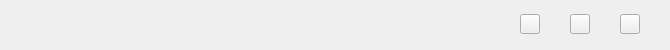
    <widget class="QWidget" name="widget_title" native="true">
     <property name="minimumSize">
      <size>
       <width>0</width>
       <height>50</height>
      </size>
     </property>
     <property name="maximumSize">
      <size>
       <width>16777215</width>
       <height>50</height>
      </size>
     </property>
     <layout class="QVBoxLayout" name="verticalLayout_4">
      <property name="spacing">
       <number>0</number>
      </property>
      <property name="leftMargin">
       <number>0</number>
      </property>
      <property name="topMargin">
       <number>0</number>
      </property>
      <property name="rightMargin">
       <number>0</number>
      </property>
      <property name="bottomMargin">
       <number>0</number>
      </property>
      <item>
       <layout class="QHBoxLayout" name="horizontalLayout" stretch="0,0,2,0,3,0,0,0,0,0,0">
        <property name="spacing">
         <number>0</number>
        </property>
        <item>
         <spacer name="horizontalSpacer_2">
          <property name="orientation">
           <enum>Qt::Horizontal</enum>
          </property>
          <property name="sizeType">
           <enum>QSizePolicy::Fixed</enum>
          </property>
          <property name="sizeHint" stdset="0">
           <size>
            <width>20</width>
            <height>20</height>
           </size>
          </property>
         </spacer>
        </item>
        <item>
         <widget class="QLabel" name="label_logo">
          <property name="sizePolicy">
           <sizepolicy hsizetype="Fixed" vsizetype="Preferred">
            <horstretch>0</horstretch>
            <verstretch>0</verstretch>
           </sizepolicy>
          </property>
          <property name="minimumSize">
           <size>
            <width>90</width>
            <height>45</height>
           </size>
          </property>
          <property name="maximumSize">
           <size>
            <width>90</width>
            <height>45</height>
           </size>
          </property>
          <property name="text">
           <string/>
          </property>
         </widget>
        </item>
        <item>
         <spacer name="horizontalSpacer_7">
          <property name="orientation">
           <enum>Qt::Horizontal</enum>
          </property>
          <property name="sizeType">
           <enum>QSizePolicy::Expanding</enum>
          </property>
          <property name="sizeHint" stdset="0">
           <size>
            <width>20</width>
            <height>20</height>
           </size>
          </property>
         </spacer>
        </item>
        <item>
         <widget class="QLabel" name="label_playing">
          <property name="sizePolicy">
           <sizepolicy hsizetype="Preferred" vsizetype="Fixed">
            <horstretch>0</horstretch>
            <verstretch>0</verstretch>
           </sizepolicy>
          </property>
          <property name="minimumSize">
           <size>
            <width>350</width>
            <height>45</height>
           </size>
          </property>
          <property name="maximumSize">
           <size>
            <width>16777215</width>
            <height>45</height>
           </size>
          </property>
          <property name="text">
           <string/>
          </property>
         </widget>
        </item>
        <item>
         <spacer name="horizontalSpacer_13">
          <property name="orientation">
           <enum>Qt::Horizontal</enum>
          </property>
          <property name="sizeHint" stdset="0">
           <size>
            <width>40</width>
            <height>20</height>
           </size>
          </property>
         </spacer>
        </item>
        <item>
         <widget class="QPushButton" name="btn_min">
          <property name="minimumSize">
           <size>
            <width>20</width>
            <height>20</height>
           </size>
          </property>
          <property name="maximumSize">
           <size>
            <width>20</width>
            <height>20</height>
           </size>
          </property>
          <property name="focusPolicy">
           <enum>Qt::NoFocus</enum>
          </property>
          <property name="toolTip">
           <string>最小化</string>
          </property>
          <property name="text">
           <string/>
          </property>
         </widget>
        </item>
        <item>
         <spacer name="horizontalSpacer_12">
          <property name="orientation">
           <enum>Qt::Horizontal</enum>
          </property>
          <property name="sizeType">
           <enum>QSizePolicy::Fixed</enum>
          </property>
          <property name="sizeHint" stdset="0">
           <size>
            <width>30</width>
            <height>20</height>
           </size>
          </property>
         </spacer>
        </item>
        <item>
         <widget class="QPushButton" name="btn_max">
          <property name="minimumSize">
           <size>
            <width>20</width>
            <height>20</height>
           </size>
          </property>
          <property name="maximumSize">
           <size>
            <width>20</width>
            <height>20</height>
           </size>
          </property>
          <property name="focusPolicy">
           <enum>Qt::NoFocus</enum>
          </property>
          <property name="toolTip">
           <string>最大化</string>
          </property>
          <property name="text">
           <string/>
          </property>
         </widget>
        </item>
        <item>
         <spacer name="horizontalSpacer_11">
          <property name="orientation">
           <enum>Qt::Horizontal</enum>
          </property>
          <property name="sizeType">
           <enum>QSizePolicy::Fixed</enum>
          </property>
          <property name="sizeHint" stdset="0">
           <size>
            <width>30</width>
            <height>20</height>
           </size>
          </property>
         </spacer>
        </item>
        <item>
         <widget class="QPushButton" name="btn_close">
          <property name="minimumSize">
           <size>
            <width>20</width>
            <height>20</height>
           </size>
          </property>
          <property name="maximumSize">
           <size>
            <width>20</width>
            <height>20</height>
           </size>
          </property>
          <property name="focusPolicy">
           <enum>Qt::NoFocus</enum>
          </property>
          <property name="toolTip">
           <string>关闭</string>
          </property>
          <property name="text">
           <string/>
          </property>
         </widget>
        </item>
        <item>
         <spacer name="horizontalSpacer">
          <property name="orientation">
           <enum>Qt::Horizontal</enum>
          </property>
          <property name="sizeType">
           <enum>QSizePolicy::Fixed</enum>
          </property>
          <property name="sizeHint" stdset="0">
           <size>
            <width>30</width>
            <height>20</height>
           </size>
          </property>
         </spacer>
        </item>
       </layout>
      </item>
     </layout>
    </widget>
